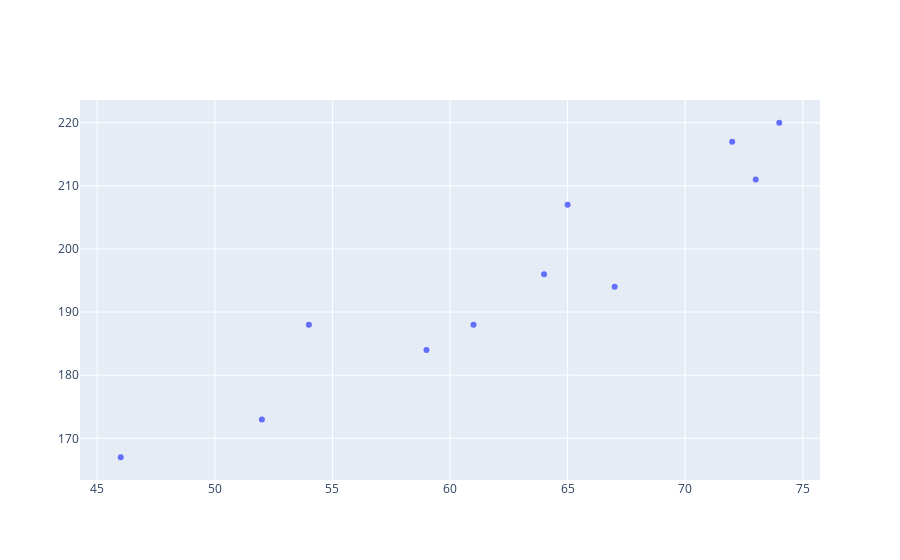

Source (notebook cell):
### Code cell
fig = go.Figure()
fig.add_trace(go.Scatter(x=age,y=weight,mode ='markers'))
fig.show()

### Figure 1 — Plotly figure (JSON) as saved in the notebook; plotly's stock layout.template omitted (floating-point values rounded to 4 significant figures)
{"data": [{"mode": "markers", "type": "scatter", "x": [52, 59, 67, 73, 64, 74, 54, 61, 65, 46, 72], "y": [173, 184, 194, 211, 196, 220, 188, 188, 207, 167, 217]}], "layout": {"autosize": true, "xaxis": {"autorange": true, "range": [44.29, 75.71], "type": "linear"}, "yaxis": {"autorange": true, "range": [163.2, 223.8], "type": "linear"}}}
